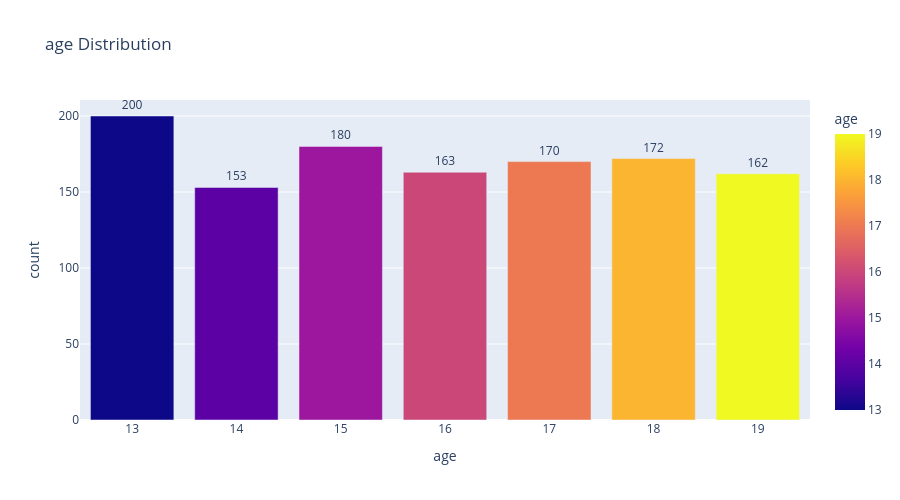

Notebook cell for this chart:
### Code cell
age_reset = df['age'].value_counts().reset_index()

fig = px.bar(age_reset, x='age', y='count', text='count', color='age', title='age Distribution')
fig.update_traces(textposition='outside')
fig.update_layout(xaxis_title='age', yaxis_title='count', showlegend=False, height=500)
fig.show()

### Figure 1 — Plotly figure (JSON) as saved in the notebook; plotly's stock layout.template omitted (floating-point values rounded to 4 significant figures)
{"data": [{"hovertemplate": "age=%{marker.color}<br>count=%{text}<extra></extra>", "legendgroup": "", "marker": {"color": [13, 15, 18, 17, 16, 19, 14], "coloraxis": "coloraxis", "pattern": {"shape": ""}}, "name": "", "orientation": "v", "showlegend": false, "text": [200.0, 180.0, 172.0, 170.0, 163.0, 162.0, 153.0], "textposition": "outside", "type": "bar", "x": [13, 15, 18, 17, 16, 19, 14], "xaxis": "x", "y": [200, 180, 172, 170, 163, 162, 153], "yaxis": "y"}], "layout": {"barmode": "relative", "coloraxis": {"colorbar": {"title": {"text": "age"}}, "colorscale": [[0, "#0d0887"], [0.1111, "#46039f"], [0.2222, "#7201a8"], [0.3333, "#9c179e"], [0.4444, "#bd3786"], [0.5556, "#d8576b"], [0.6667, "#ed7953"], [0.7778, "#fb9f3a"], [0.8889, "#fdca26"], [1, "#f0f921"]]}, "height": 500, "legend": {"tracegroupgap": 0}, "showlegend": false, "title": {"text": "age Distribution"}, "xaxis": {"anchor": "y", "domain": [0, 1], "title": {"text": "age"}}, "yaxis": {"anchor": "x", "domain": [0, 1], "title": {"text": "count"}}}}
